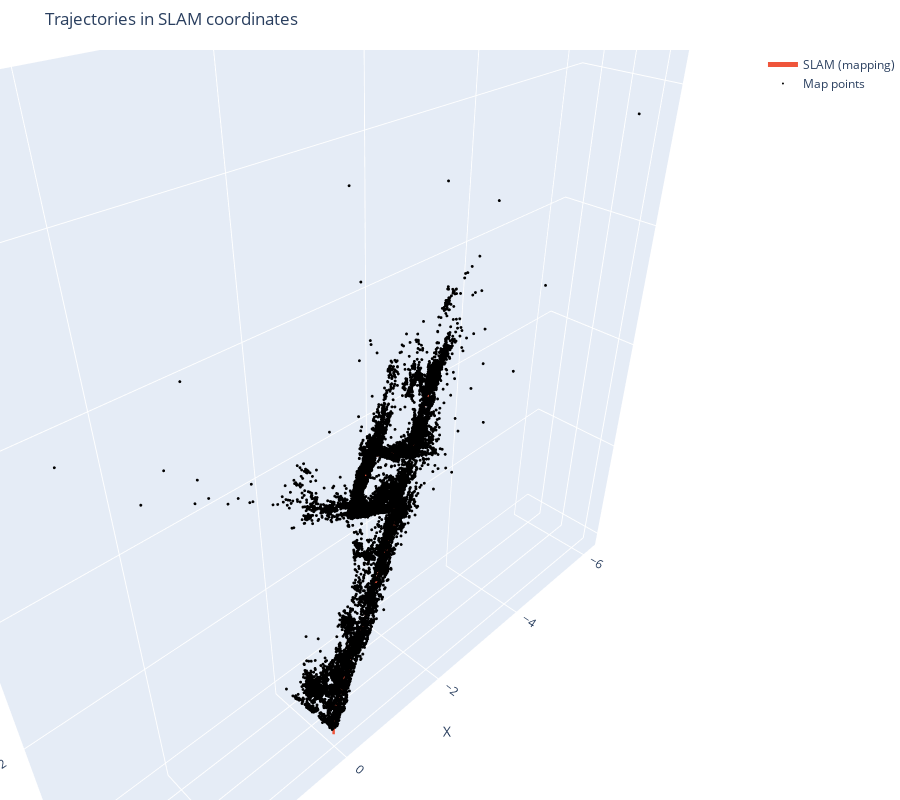

Here is the notebook cell this chart was saved with:
### Code cell
processor.create_3d_plot_slam().show()

### Figure 1 — Plotly figure (JSON) as saved in the notebook; plotly's stock layout.template omitted (floating-point values rounded to 4 significant figures; data arrays with more than 128 entries replaced by an {"elided": "..."} marker saying what was removed)
{"data": [{"line": {"width": 5}, "marker": {"color": "#EF553B", "size": 3}, "mode": "lines", "name": "SLAM (mapping)", "type": "scatter3d", "x": {"elided": "490 float values"}, "y": {"elided": "490 float values"}, "z": {"elided": "490 float values"}}, {"marker": {"color": "black", "size": 1}, "mode": "markers", "name": "Map points", "type": "scatter3d", "x": {"elided": "25868 float values"}, "y": {"elided": "25868 float values"}, "z": {"elided": "25868 float values"}}], "layout": {"height": 800, "margin": {"b": 0, "l": 0, "r": 0, "t": 50}, "scene": {"aspectmode": "data", "xaxis": {"title": {"text": "X"}}, "yaxis": {"title": {"text": "Y"}}, "zaxis": {"title": {"text": "Z"}}}, "title": {"text": "Trajectories in SLAM coordinates"}}}
